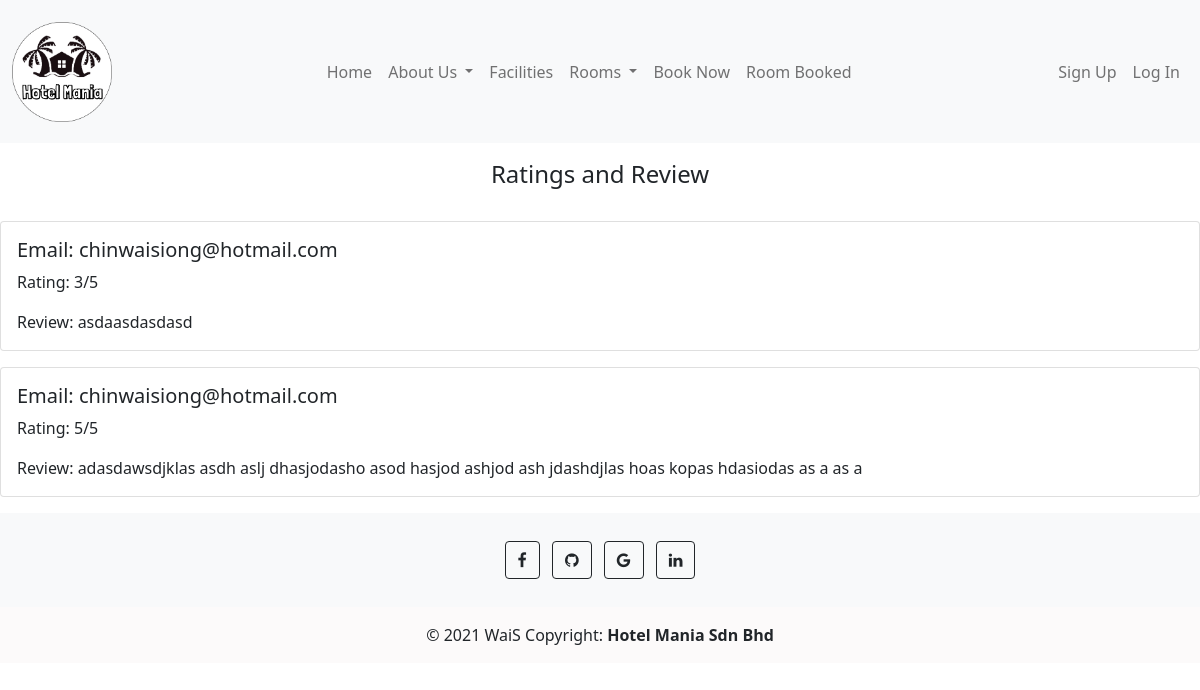
Page /rating_list.php on the earlier database version.
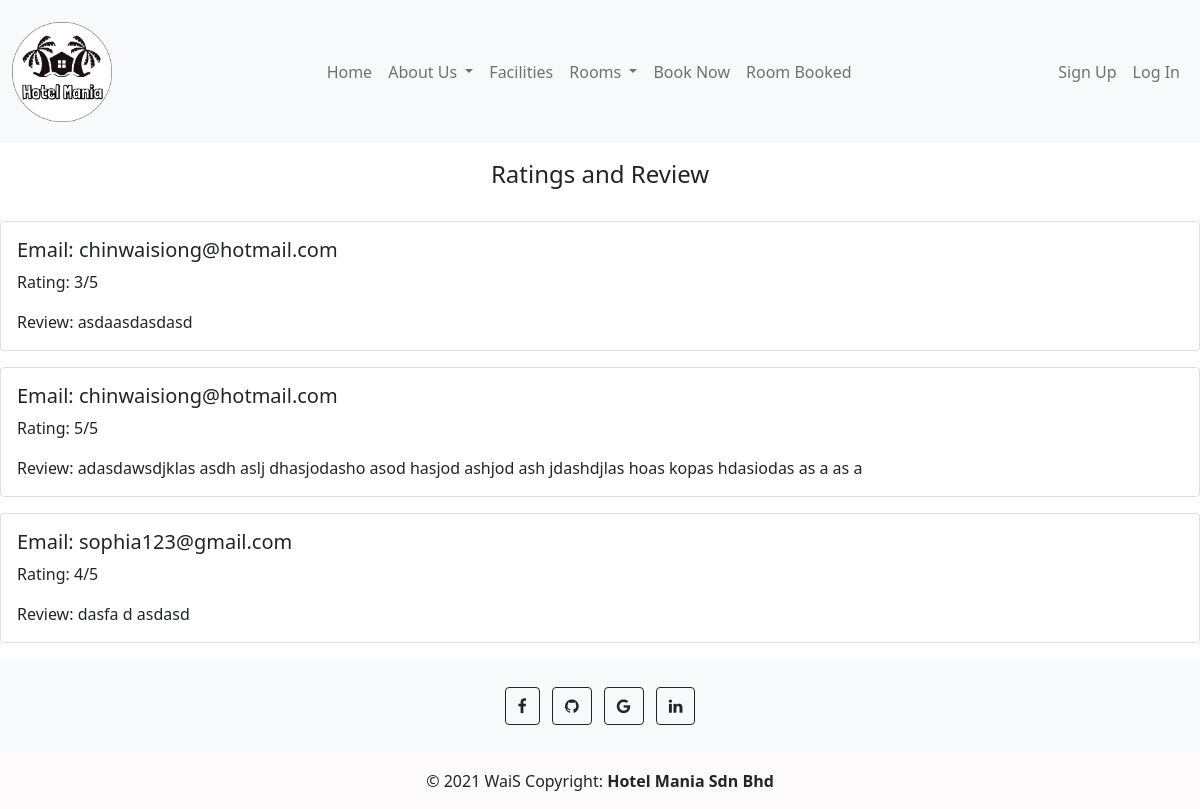
Same page on the later database version.
### tables this page shows
CREATE TABLE `ratingdb` (
  `ratingId` int(144) NOT NULL,
  `rate` int(144) NOT NULL,
  `review` text NOT NULL,
  `email` varchar(50) NOT NULL
);

### backend/config.php (called while the page is built)
<?php
require_once "product_db.php";
$product_db = new product_db();
?>

### backend/product_db.php (called while the page is built, shortened)
<?php
require_once "DBController.php";
class product_db extends DBController{
    function getRating()
    {
        $query = "SELECT * FROM ratingdb";
        $productResult = $this->getDBResult($query);
        return $productResult;
    }
}
?>

### backend/DBController.php (called while the page is built, shortened)
<?php
class DBController
{
    private $host = "localhost";
    private $user = "root";
    private $password = "";
    private $database = "hotel_mania";
    private static $conn;
    function __construct()
    {
        $this->conn = mysqli_connect($this->host, $this->user, $this->password, $this->database);
    }
    function getDBResult($query, $params = array())
    {
        $sql_statement = $this->conn->prepare($query);
        $sql_statement->execute();
        $result = $sql_statement->get_result();
        if ($result->num_rows > 0) {
            while ($row = $result->fetch_assoc()) {
                $resultset[] = $row;
            }
        }
        if (! empty($resultset)) {
            return $resultset;
        }
    }
}

### rating_list.php (the view, shortened to what this page needs)
<!DOCTYPE html>
<html lang="en">
<?php require_once "backend/config.php"; ?>
<head>
    <link rel="stylesheet" href="css/booking_history.css">
    <link href="https://cdn.jsdelivr.net/npm/bootstrap@5.1.1/dist/css/bootstrap.min.css" rel="stylesheet">
    <link rel="stylesheet" href="  https://printjs-4de6.kxcdn.com/print.min.css">
    <link rel="stylesheet" href="https://cdn.jsdelivr.net/npm/bootstrap-icons@1.6.0/font/bootstrap-icons.css">
</head>
<?php include 'include_php/header.php';?>
<body>
<h4>Ratings and Review</h4>
<?php
        $query = "SELECT * FROM ratingdb";
        $product_array = $product_db->getRating($query);
        if (!empty($product_array)) {
            foreach ($product_array as $key => $value) {
        ?>
<div class="card mb-3" style="max-width: 100em;">
    <div class="row g-0">
        <div class="card-body">
        <h5 class="card-title"><?php echo "Email: ".$product_array[$key]["email"]; ?></h5>
        <p class="card-text">Rating: <?php echo $product_array[$key]["rate"]. "/5"; ?></p>
        <p class="card-text">Review: <?php echo $product_array[$key]["review"]; ?></p>
        </div>
    </div>
  </div>
<?php } } else {
    echo "<script type='text/javascript'>alert('Please login or register your account.');</script>";
    echo "<script> location.href = './login.php';</script>";
}?>
<?php include 'include_php/footer.php';?>
  </body>
</html>

Differences in the rows shown:
added ratingdb: email "sophia123@gmail.com", rate "4", review "dasfa d asdasd"
